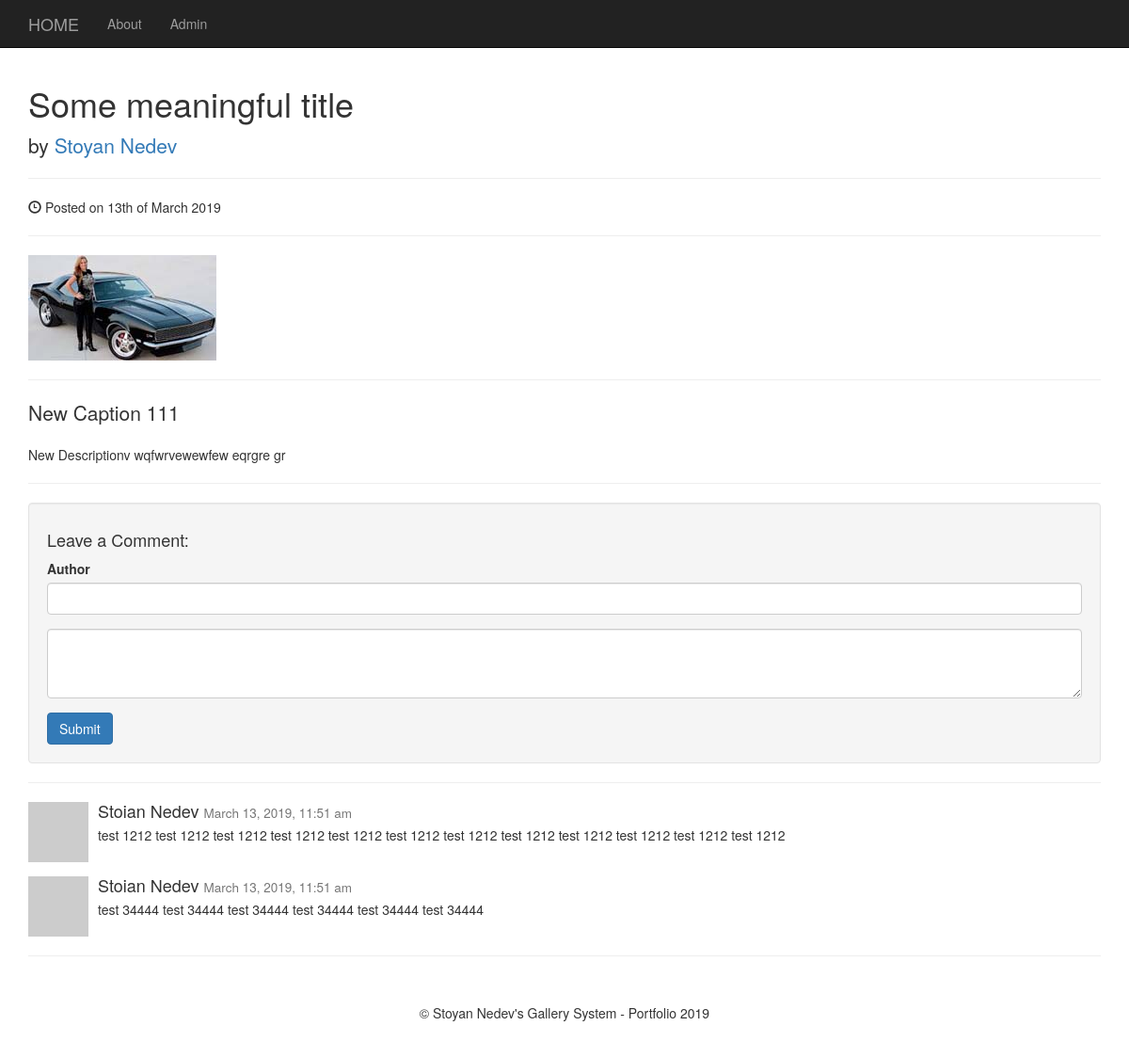
The app's page /photo.php?id=11 with its own data.
### tables this page shows
CREATE TABLE `photos` (
  `id` int(11) NOT NULL,
  `title` varchar(255) NOT NULL,
  `caption` varchar(255) NOT NULL,
  `alternate_text` varchar(255) NOT NULL,
  `description` text NOT NULL,
  `filename` varchar(255) NOT NULL,
  `type` varchar(255) NOT NULL,
  `size` int(11) NOT NULL,
  `user_id` int(11) NOT NULL,
  `date_upload` datetime NOT NULL DEFAULT CURRENT_TIMESTAMP
);

CREATE TABLE `users` (
  `id` int(11) NOT NULL,
  `username` varchar(250) NOT NULL,
  `password` varchar(250) NOT NULL,
  `first_name` varchar(250) NOT NULL,
  `last_name` varchar(250) NOT NULL,
  `user_image` varchar(255) NOT NULL
);

CREATE TABLE `comments` (
  `id` int(11) NOT NULL,
  `photo_id` int(11) NOT NULL,
  `author` varchar(255) NOT NULL,
  `body` text NOT NULL,
  `date_posted` datetime NOT NULL DEFAULT CURRENT_TIMESTAMP
);

### admin/includes/database.php (called while the page is built, shortened)
<?php
class Database {
	public $db;
	function __construct() {
		$this->db = $this->open_db_connection();
	}
	public function open_db_connection() {
		$this->connection = new mysqli(DB_HOST,DB_USER,DB_PASS,DB_NAME);
		$this->connection->set_charset("utf8");
		return $this->connection;
	}
	public function query($sql) {
		$result = $this->db->query($sql);
		return $result;
	}
	public function escape_string($string) {
		return $this->db->real_escape_string($string);
	}
}
$database = new Database();

### admin/includes/db_object.php (called while the page is built, shortened)
<?php
class Db_object {
	public static function find_by_id($id) {
		$the_result_array = static::find_by_query("SELECT * FROM " . static::$db_table . " WHERE id=".$id." LIMIT 1");
		return !empty($the_result_array) ? array_shift($the_result_array) : false;
	}
	public static function find_by_query($sql) {
		global $database;
		$result_set = $database->query($sql);
		$the_object_array = array();
		while ($row = mysqli_fetch_array($result_set)) {
            $the_object_array[] = static::instantiation($row);
        }
		return $the_object_array;
	}
	public static function instantiation($the_record) {
		$the_object = new $calling_class;
        foreach ($the_record as $the_attribute => $value) {
        	if($the_object->has_the_attribute($the_attribute)) {
        		$the_object->$the_attribute = $value;
        	}
        }
        return $the_object;
	}
	private function has_the_attribute($the_attribute) {
		$object_properties = get_object_vars($this);
		return array_key_exists($the_attribute, $object_properties);
	}
}

### admin/includes/photo.php (called while the page is built, shortened)
<?php
class Photo extends Db_object {
	public $filename;
	public $upload_directory = "images";
	public function picture_path() {
		return $this->upload_directory . DS . $this->filename;
	}
	public static function photo_date($photo_id) {
		$photo = Photo::find_by_id($photo_id);
		return ($photo->date_upload!="") ? date('jS \of F Y', strtotime($photo->date_upload)) : date('jS \of F Y', strtotime(date("Y-m-d H:i:s")));
	}
}

### admin/includes/comment.php (called while the page is built, shortened)
<?php
class Comment extends Db_object {
	protected static $db_table = "comments";
	public static function find_the_comments($photo_id=0) {
		global $database;
		$sql = "SELECT * FROM " . self::$db_table;
		$sql .= " WHERE photo_id=" . $database->escape_string($photo_id);
		$sql .= " ORDER by id ASC";
		return self::find_by_query($sql);
	}
	public static function comment_date($comment_id) {
		$comment = Comment::find_by_id($comment_id);
		return ($comment->date_posted!="") ? date('F j, Y, g:i a', strtotime($comment->date_posted)) : date('F j, Y, g:i a', strtotime(date("Y-m-d H:i:s")));
	}
}

### photo.php (the view, shortened to what this page needs)
<?php include("includes/header.php"); ?>
<?php
$photo = Photo::find_by_id($_GET['id']);
$comments = Comment::find_the_comments($photo->id);
?>
        <div class="row">
            <div class="col-lg-12">
                <h1><?php echo $photo->title; ?></h1>
                <p class="lead">
                    by <a href="index.php?user_id=<?php echo $photo->user_id; ?>">
                    <?php
                     $user = User::find_by_id($photo->user_id);
                     echo $user->first_name." ".$user->last_name;
                     ?></a>
                </p>
                <hr>
                <p><span class="glyphicon glyphicon-time"></span> Posted on <?php echo Photo::photo_date($photo->id); ?></p>
                <hr>
                <img class="img-responsive" src="admin/<?php echo $photo->picture_path(); ?>" alt="">
                <hr>
                <p class="lead"><?php echo $photo->caption; ?></p>
                <p><?php echo $photo->description; ?></p>
                <hr>
                <div class="well">
                    <h4>Leave a Comment:</h4>
                    <form role="form" method="post">
                        <div class="form-group">
                            <label for="author">Author</label>
                            <input type="text" name="author" class="form-control">
                        </div>
                        <div class="form-group">
                            <textarea name="body" class="form-control" rows="3"></textarea>
                        </div>
                        <button type="submit" name="submit" class="btn btn-primary">Submit</button>
                    </form>
                </div>
                <hr>
            <?php foreach ($comments as $comment) : ?>
                <div class="media">
                    <a class="pull-left" href="#">
                        <img class="media-object" src="https://placehold.it/64x64" alt="">
                    </a>
                    <div class="media-body">
                        <h4 class="media-heading"><?php echo $comment->author; ?>
                            <small><?php echo Comment::comment_date($comment->id); ?> </small>
                        </h4>
                        <?php echo $comment->body; ?>
                    </div>
                </div>
            <?php endforeach; ?>
            </div>
        </div>
        <?php include("includes/footer.php"); ?>

### css/blog-home.css (style rules this page uses)
body { padding-top: 70px; }

### records on screen
photos: title "Some meaningful title", filename (picture), caption "New Caption 111", description "New Descriptionv wqfwrvewewfew eqrgre gr"
users: first_name "Stoyan", last_name "Nedev"
comments: author "Stoian Nedev", id "March 13, 2019, 11:51 am", body "test 1212 test 1212 test 1212 test 1212 test 1212 test 1212 test 1212 test 1212 test 1212 test 1212 test 1212 test 1212"
comments: author "Stoian Nedev", id "March 13, 2019, 11:51 am", body "test 34444 test 34444 test 34444 test 34444 test 34444 test 34444"

### other values on screen
Photo::photo_date($photo->id) "13th of March 2019"
